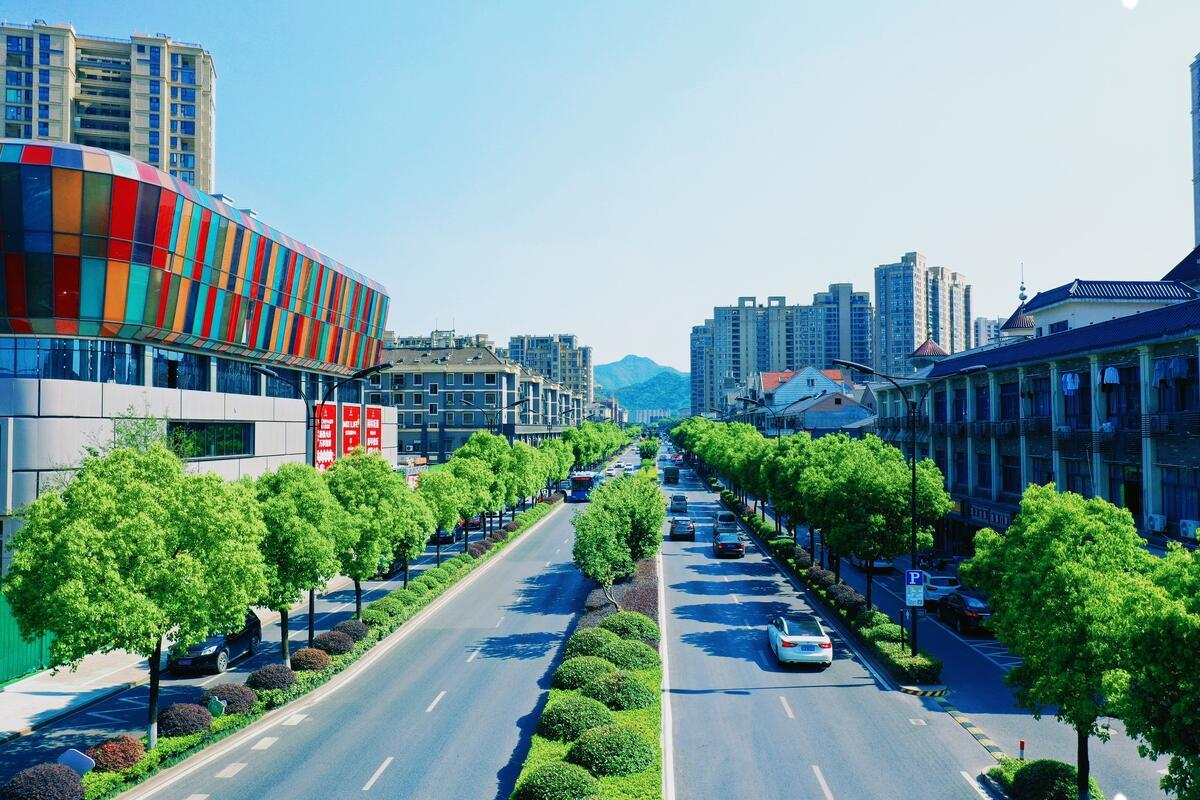
#> input picture Lab Practicals/Lab2/Images_Practice_Assignment/Natural_scene.jpg, 1200 x 800 px, found by its file name
$ jupyter execute Practice_Assignment_2.ipynb
#> lines starting #> are read from the running program, lines starting #| are printed output that depends on the picture
# Lab 2 — Basics of Image Processing

Implements the Practice Assignment: 90° clockwise rotation, vertical mirroring, manual 8×8 thresholding, and repeated 2×2 top-left patch detection.

Each operation is presented in two styles. Style 1 uses OpenCV built-in operations. Style 2 uses OpenCV only to read images and Matplotlib to display them; the processing logic is written manually.

[cell 1]
import cv2
import numpy as np
import matplotlib.pyplot as plt
from pathlib import Path

LAB_DIR = Path.cwd()

def image_path(name):
    # Works when the notebook is opened from its Lab directory or repository root.
    candidates = [LAB_DIR / name, LAB_DIR / "Lab Practicals" / name]
    return next((path for path in candidates if path.exists()), candidates[0])

def show_images(images, titles, cmap=None, figsize=(14, 4)):
    fig, axes = plt.subplots(1, len(images), figsize=figsize)
    axes = np.atleast_1d(axes)
    for axis, image, title in zip(axes, images, titles):
        axis.imshow(image, cmap=cmap)
        axis.set_title(title)
        axis.axis("off")
    plt.tight_layout()
    plt.show()

## Style 1 — OpenCV built-in operations

[cell 2]
def rotate_and_mirror_cv(gray_image):
    clockwise = cv2.rotate(gray_image, cv2.ROTATE_90_CLOCKWISE)
    vertical_mirror = cv2.flip(gray_image, 1)
    return clockwise, vertical_mirror

def threshold_patch_cv(gray_image, threshold=50):
    patch = gray_image[:8, :8]
    return patch, (patch >= threshold).astype(np.uint8)

def repeated_top_left_patch_cv(binary_image):
    reference = binary_image[:2, :2]
    count = 0
    for row in range(binary_image.shape[0] - 1):
        for col in range(binary_image.shape[1] - 1):
            if np.array_equal(binary_image[row:row + 2, col:col + 2], reference):
                count += 1
    return count > 1, count

## Style 2 — DSA/manual implementation

[cell 3]
def rotate_clockwise_manual(gray_image):
    height, width = gray_image.shape
    result = np.zeros((width, height), dtype=gray_image.dtype)
    for row in range(height):
        for col in range(width):
            result[col, height - 1 - row] = gray_image[row, col]
    return result

def mirror_vertical_manual(gray_image):
    height, width = gray_image.shape
    result = np.zeros_like(gray_image)
    for row in range(height):
        for col in range(width):
            result[row, width - 1 - col] = gray_image[row, col]
    return result

def threshold_patch_manual(gray_image, threshold=50):
    patch = gray_image[:8, :8]
    result = np.zeros((8, 8), dtype=np.uint8)
    for row in range(8):
        for col in range(8):
            result[row, col] = 1 if patch[row, col] >= threshold else 0
    return patch, result

def repeated_top_left_patch_manual(binary_image):
    reference = binary_image[:2, :2]
    count = 0
    for row in range(binary_image.shape[0] - 1):
        for col in range(binary_image.shape[1] - 1):
            matches = True
            for dr in range(2):
                for dc in range(2):
                    if binary_image[row + dr, col + dc] != reference[dr, dc]:
                        matches = False
            if matches:
                count += 1
    return count > 1, count

## Demonstration

[cell 4]
source = image_path("Lab2/Images_Practice_Assignment/Natural_scene.jpg")
if not source.exists():
    source = image_path("Images_Practice_Assignment/Natural_scene.jpg")
colour = cv2.imread(str(source), cv2.IMREAD_COLOR)
#> colour is the input picture: shape (800, 1200, 3); mean B, G, R 149.3, 150.2, 117.8
if colour is None:
    colour = np.tile(np.arange(200, dtype=np.uint8), (200, 1))
gray = cv2.cvtColor(colour, cv2.COLOR_BGR2GRAY) if colour.ndim == 3 else colour
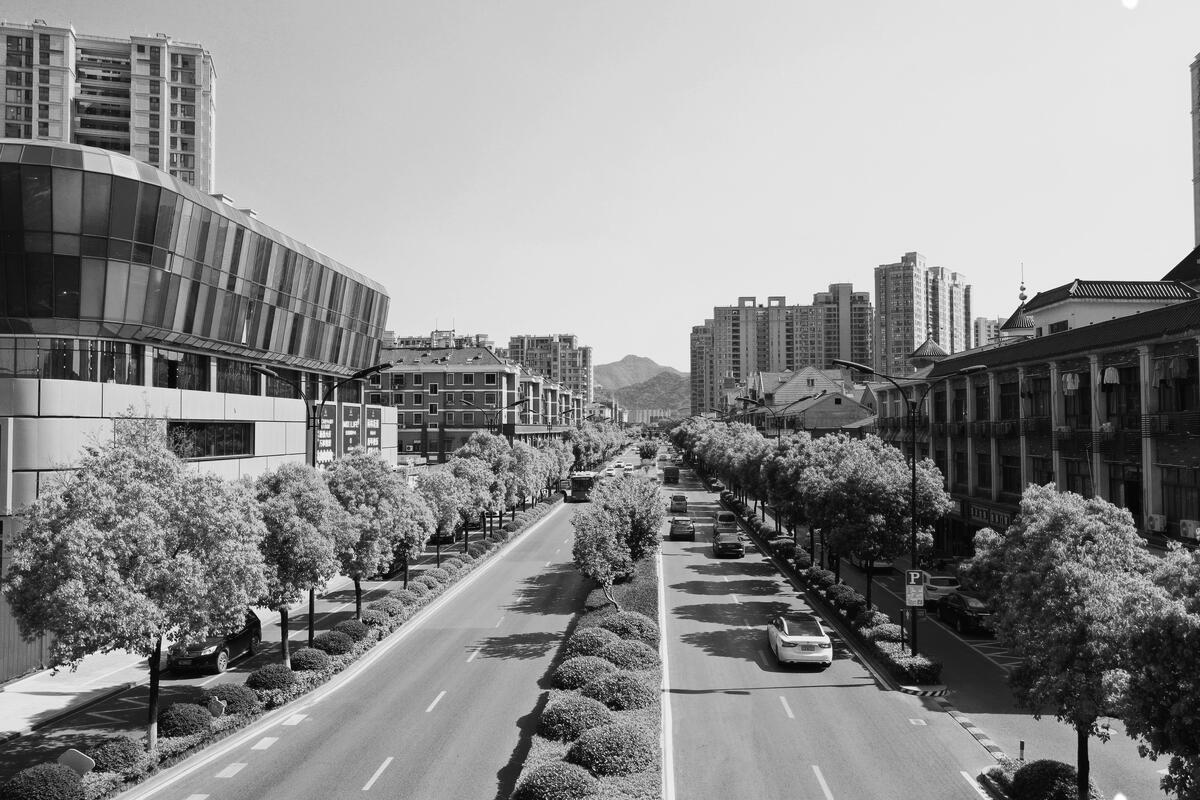
#> gray: shape (800, 1200); min 0, max 255, mean 140.4
clockwise_cv, mirror_cv = rotate_and_mirror_cv(gray)
#> in rotate_and_mirror_cv, `clockwise = cv2.rotate(gray_image, cv2.ROTATE_90_CLOCKWISE)`:
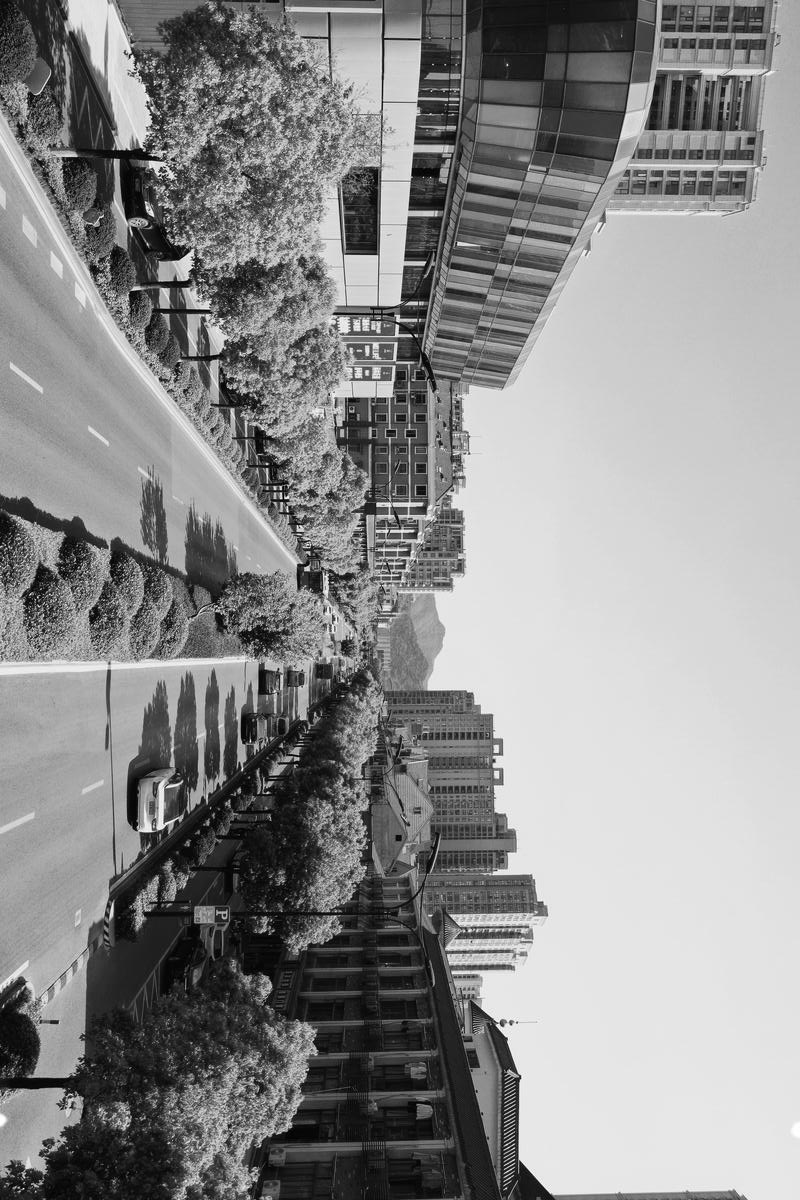
#> clockwise: shape (1200, 800); min 0, max 255, mean 140.4
#> in rotate_and_mirror_cv, `vertical_mirror = cv2.flip(gray_image, 1)`:
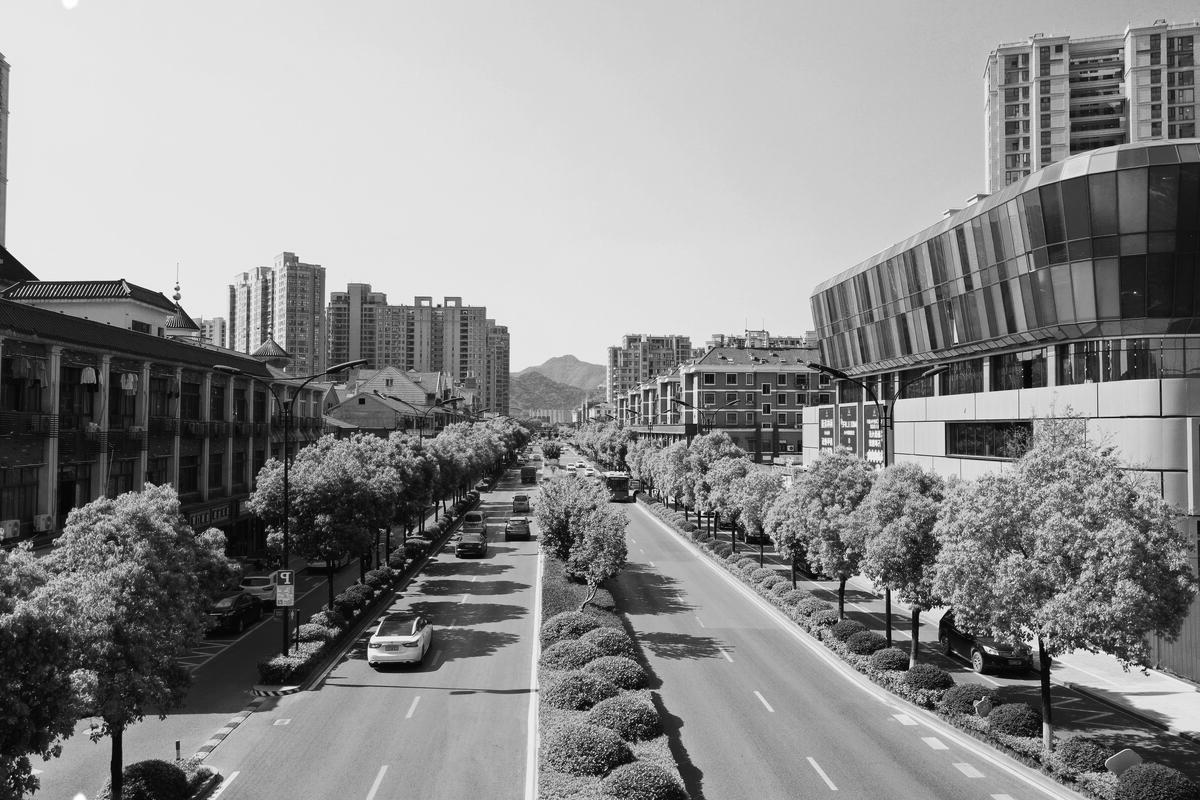
#> vertical_mirror: shape (800, 1200); min 0, max 255, mean 140.4
clockwise_manual = rotate_clockwise_manual(gray)
mirror_manual = mirror_vertical_manual(gray)
print("Rotation equality:", np.array_equal(clockwise_cv, clockwise_manual))
#| Rotation equality: True
print("Mirror equality:", np.array_equal(mirror_cv, mirror_manual))
#| Mirror equality: True
patch, binary_cv = threshold_patch_cv(gray)
_, binary_manual = threshold_patch_manual(gray)
print("Thresholded patch equality:", np.array_equal(binary_cv, binary_manual))
#| Thresholded patch equality: True
show_images([gray, clockwise_manual, mirror_manual, binary_manual],
            ["Gray input", "90° clockwise", "Vertical mirror", "8×8 threshold patch"])
#> the loop in show_images, `for axis, image, title in zip(axes, images, titles):` made 4 passes
#> title on passes 1 to 4: 'Gray input', '90° clockwise', 'Vertical mirror', '8×8 threshold patch'
#> in show_images, `plt.show()`:
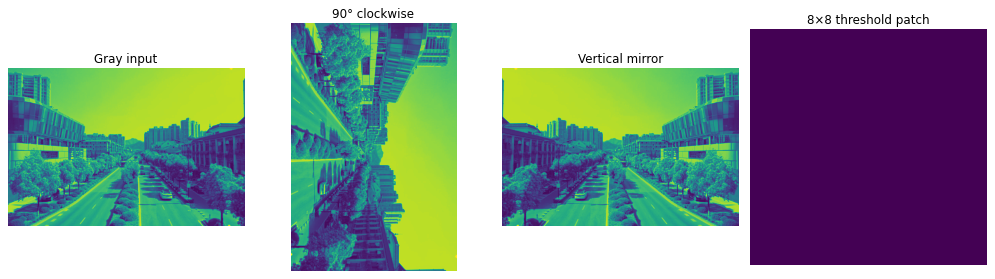
#> figure drawn by matplotlib, 4 panels

sample = np.array([[0, 255, 255, 0], [255, 0, 0, 255],
                   [0, 0, 255, 0], [255, 255, 255, 0]], dtype=np.uint8)
print("Repeated 2×2 patch:", repeated_top_left_patch_manual(sample))
